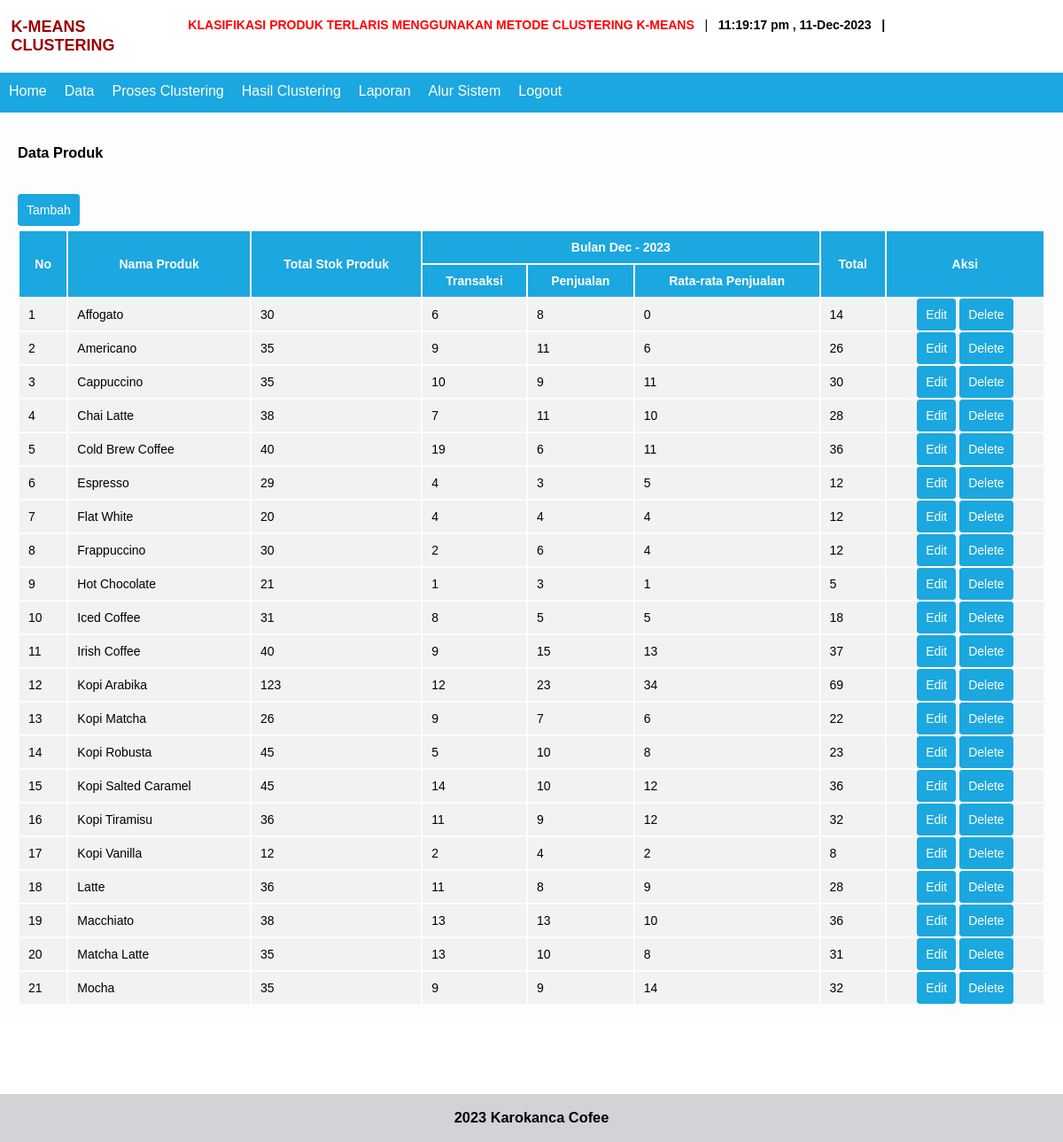
The app's page /index.php?module=data (signed in) with its own data.
### tables this page shows
CREATE TABLE `data` (
  `id` int(11) NOT NULL,
  `nmb` varchar(25) NOT NULL,
  `stok` int(2) NOT NULL,
  `jan` int(2) NOT NULL,
  `feb` int(2) NOT NULL,
  `mar` int(2) NOT NULL
);

### data.php (the view, shortened to what this page needs)
<div class="span12">
          <div class="widget widget-nopad">
<?php
switch(@$_GET['act']){
default:
?>
<div class="widget-header"> <i class="icon-list-alt"></i>
              <h3> Data Produk</h3>
            </div>
            <div class="widget-content">
              <div class="widget big-stats-container">
<br/><p><a href='?module=data&act=tambah' class='btn btn-more'><span class='icon-plus'>Tambah</span></a></p>
				<div class="shortcuts">
				<table class="table table-striped table-bordered table-hover">
				<thead>
                    <tr>
						<th rowspan=2>No</th>
                        <th rowspan=2>Nama Produk</th>
                        <th rowspan=2>Total Stok Produk</th>
                        <th colspan=3><center>Bulan <?php echo date('M - Y') ?></center></th>
                        <th rowspan=2>Total</th>
                        <th rowspan=2>Aksi</th>
                    </tr>
					<tr>
						<th>Transaksi</th>
						<th>Penjualan</th>
						<th>Rata-rata Penjualan</th>
					</tr>
                </thead>
				<tbody>
				<?php
				$no=1;
				$q=mysql_query("select * from data order by nmb asc");
				while($r=mysql_fetch_array($q)){
				$sub=$r['jan']+$r['feb']+$r['mar'];
				echo"
				<tr>
					<td>$no</td>
					<td>$r[nmb]</td>
					<td>$r[stok]</td>
					<td>$r[jan]</td>
					<td>$r[feb]</td>
					<td>$r[mar]</td>
					<td>$sub</td>
					<td align='center'>
						<a href='?module=data&act=edit&id=$r[id]' class='btn btn-xs btn-more'>Edit</a>
						<a href='?module=data&act=hapus&id=$r[id]' class='btn btn-xs btn-more' onclick=\"return confirm('yakin data dihappus...???')\">Delete</a>
					</td>
				</tr>
				";
				$no++;
				}
				?>
				</tbody>
			</table>
				</div>
              </div>
            </div>
<?php
break;
?>
<?php
}
?>
          </div>
        </div>

### style.css (style rules this page uses)
body { font-family:"Arial"; font-size:14px; padding-left:0px; padding-right:0px; width:100%; padding-top:0px; margin:0px; }
table { width:100%; }
th { text-align:center; padding:10px; background-color:#1ba7df; color:#FFFFFF; font-family:Arial; font-size:14px; }
td { padding:10px; background-color:#F2F2F2; font-size:14px; }
a { color:#1ba7df; text-decoration:none; }
.btn { font-family:Arial; font-size:14px; padding:9px 9px; text-align:center; cursor:pointer; border:1px solid transparent; border-radius:4px; width:auto; }
.btn-more { color:#FFFFFF; background-color:#1ba7df; border-color:#1ba7df; }

### records on screen
data: nmb "Affogato", stok "30", jan "6", feb "8", mar "0", sub "14"
data: nmb "Americano", stok "35", jan "9", feb "11", mar "6", sub "26"
data: nmb "Cappuccino", stok "35", jan "10", feb "9", mar "11", sub "30"
data: nmb "Chai Latte", stok "38", jan "7", feb "11", mar "10", sub "28"
data: nmb "Cold Brew Coffee", stok "40", jan "19", feb "6", mar "11", sub "36"
data: nmb "Espresso", stok "29", jan "4", feb "3", mar "5", sub "12"
data: nmb "Flat White", stok "20", jan "4", feb "4", mar "4", sub "12"
data: nmb "Frappuccino", stok "30", jan "2", feb "6", mar "4", sub "12"
data: nmb "Hot Chocolate", stok "21", jan "1", feb "3", mar "1", sub "5"
data: nmb "Iced Coffee", stok "31", jan "8", feb "5", mar "5", sub "18"
data: nmb "Irish Coffee", stok "40", jan "9", feb "15", mar "13", sub "37"
data: nmb "Kopi Arabika", stok "123", jan "12", feb "23", mar "34", sub "69"
data: nmb "Kopi Matcha", stok "26", jan "9", feb "7", mar "6", sub "22"
data: nmb "Kopi Robusta", stok "45", jan "5", feb "10", mar "8", sub "23"
data: nmb "Kopi Salted Caramel", stok "45", jan "14", feb "10", mar "12", sub "36"
data: nmb "Kopi Tiramisu", stok "36", jan "11", feb "9", mar "12", sub "32"
data: nmb "Kopi Vanilla", stok "12", jan "2", feb "4", mar "2", sub "8"
data: nmb "Latte", stok "36", jan "11", feb "8", mar "9", sub "28"
data: nmb "Macchiato", stok "38", jan "13", feb "13", mar "10", sub "36"
data: nmb "Matcha Latte", stok "35", jan "13", feb "10", mar "8", sub "31"
data: nmb "Mocha", stok "35", jan "9", feb "9", mar "14", sub "32"
